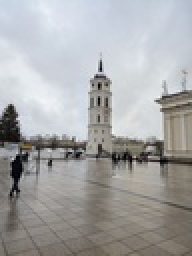
%> input picture Photo1.jpg, 96 x 128 px, shrunk from 960 x 1280 before the run (shown 2 times larger)
$ octave image_processing.m   (GNU Octave 9; MATLAB toolbox functions it lacks are replaced by stand-ins)
%> lines starting %> are read from the running program, lines starting %| are printed output that depends on the picture
%% Lab1
%% Task 1. Histogram Normalization

clc;
clear;
close all;

images = {'Photo1.jpg', 'Photo2.jpg'};

% Process both images
for k = 1:2

    % Read image
    img = imread(images{k});
%> img is the input picture: size 128x96x3 uint8; mean R, G, B 166.5, 167, 167.4

    % Convert to grayscale
    if size(img, 3) == 3
        img = rgb2gray(img);
%> img: size 128x96 uint8
    end

    if k == 1
        img1 = img;
    else
        img2 = img;
    end
    % Get image dimensions
    [rows, cols] = size(img);
%> rows = 128; cols = 96

    % Find minimum and maximum intensity
    minim = double(min(img(:)));
%> minim = 0
    maxim = double(max(img(:)));
%> maxim = 244

    % Calculate intensity range
    range = maxim - minim;
%> range = 244

    % Create empty normalized image
    normalized = zeros(rows, cols, 'uint8');

    % Histogram normalization - CODE 3.2
    for y = 1:rows
        for x = 1:cols
            if range > 0
                normalized(y,x) = floor( ...
                    (double(img(y,x)) - minim) * 255 / range);
            else
                normalized(y,x) = img(y,x);
            end
        end
    end

%% Display the results for task 1
    figure;

    subplot(2,2,1);
    imshow(img);
    title('Original Image');

    subplot(2,2,2);
    imshow(normalized);
    title('Normalized Image');

    subplot(2,2,3);
    imhist(img);
    title('Original Histogram');
    xlabel('Pixel Intensity');
    ylabel('Number of Pixels');

    subplot(2,2,4);
    imhist(normalized);
    title('Normalized Histogram');
    xlabel('Pixel Intensity');
    ylabel('Number of Pixels');

    sgtitle(['Experiment ', num2str(k)]);
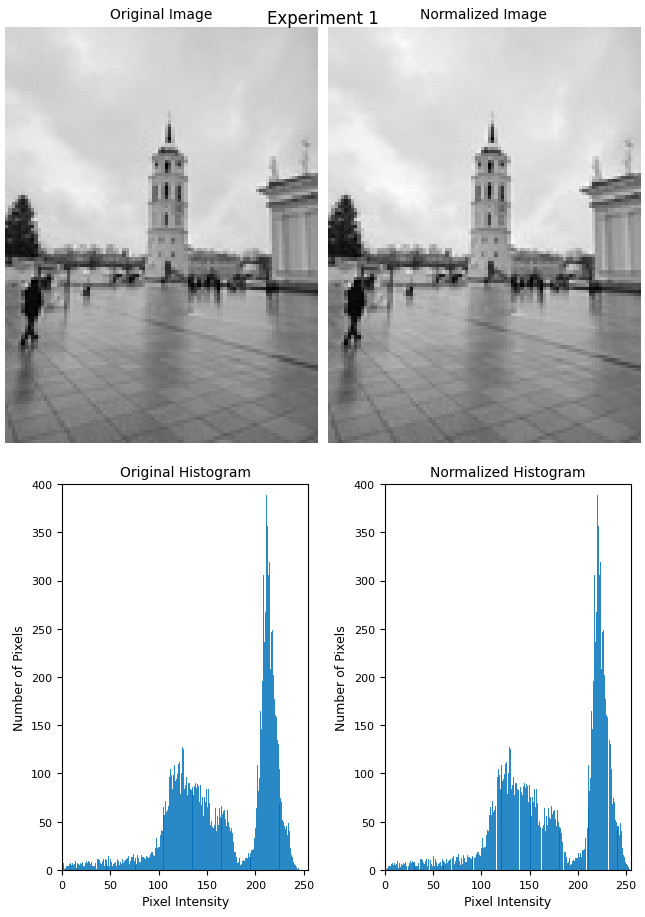
%> figure redrawn from the program's plot data, 4 panels

%% Display the results of intensity values
    fprintf('Original Min: %d\n', minim);
%| Original Min: 0
    fprintf('Original Max: %d\n', maxim);
%| Original Max: 244
    fprintf('Normalized Min: %d\n', min(normalized(:)));
%| Normalized Min: 0
    fprintf('Normalized Max: %d\n', max(normalized(:)));
%| Normalized Max: 255

end
%> pass 2 of the loop `for k = 1:2`:
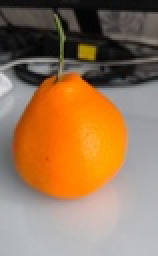
%> input picture Photo2.jpg, 79 x 128 px, shrunk from 792 x 1280 before the run (shown 2 times larger)
%> img is the input picture: size 128x79x3 uint8; mean R, G, B 152.2, 119, 87.5
%> minim = 3
%> maxim = 222
%> range = 219
%> after the loop `for y = 1:rows`:
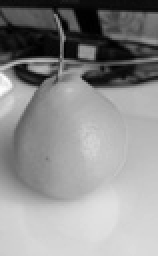
%> normalized: size 128x79 uint8 (shown 2 times larger); min 0, max 255, mean 141.9
%> `sgtitle(['Experiment ', num2str(k)]);`:
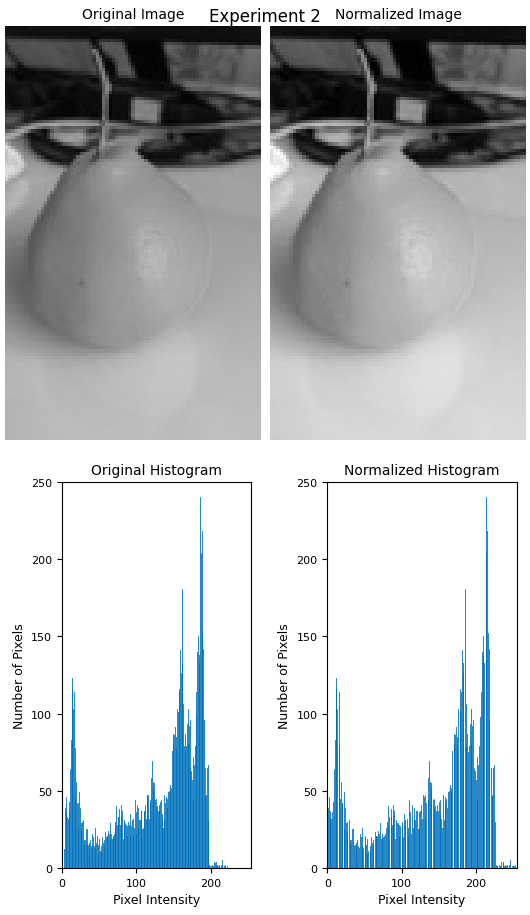
%> figure redrawn from the program's plot data, 4 panels
%| Original Min: 3
%| Original Max: 222
%| Normalized Min: 0
%| Normalized Max: 255


for k = 1:2
%> this loop made 2 passes; what is shown inside it comes from the first

    if k == 1
        img = img1;
    else
        img = img2;
    end

    % My normalization (CODE 3.2)
    minimum = double(min(img(:)));
%> minimum = 0
    maximum = double(max(img(:)));
%> maximum = 244

    normalized = floor((double(img) - minimum) * 255 / ...
                       (maximum - minimum));
%> normalized: size 128x96 double
    normalized = uint8(normalized);

%% MATLAB built-in normalization
    low = minimum / 255;
%> low = 0
    high = maximum / 255;
%> high = 0.957

    built_in = imadjust(img, [low high], [0 1]);

%% Display results
    figure;

    subplot(1,3,1);
    imshow(img);
    title('Original Image');

    subplot(1,3,2);
    imshow(normalized);
    title('My Normalization');

    subplot(1,3,3);
    imshow(built_in);
    title('MATLAB imadjust');

end


%% Task 2. Convolution
average = ones(3,3)/9;
sharpen = [0 -1 0; -1 5 -1; 0 -1 0];

for k = 1:2
%> this loop made 2 passes; what is shown inside it comes from the first

    if k == 1
        img = img1;
    else
        img = img2;
    end

    img = imresize(img, 0.25);
%> img: size 32x24 uint8
    [rows, cols] = size(img);
%> rows = 32; cols = 24

    smooth = zeros(rows, cols);
    sharp = zeros(rows, cols);

    % My convolution
    for y = 2:rows-1
        for x = 2:cols-1
            for i = 1:3
                for j = 1:3
                    pixel = double(img(y+i-2,x+j-2));

                    smooth(y,x) = smooth(y,x) + pixel*average(i,j);
                    sharp(y,x) = sharp(y,x) + pixel*sharpen(i,j);
                end
            end
        end
    end
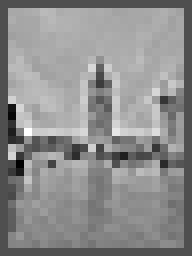
%> sharp: size 32x24 double (shown 8 times larger); min -184, max 408, mean 145.1; drawn with min black and max white

%% MATLAB built-in convolution
    built_smooth = imfilter(double(img), average, 0, 'conv');
    built_sharp = imfilter(double(img), sharpen, 0, 'conv');
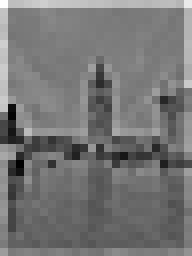
%> built_sharp: size 32x24 double (shown 8 times larger); min -184, max 625, mean 189.3; drawn with min black and max white

    % Match the borders
    built_smooth([1 end],:) = 0;
    built_smooth(:,[1 end]) = 0;
    built_sharp([1 end],:) = 0;
    built_sharp(:,[1 end]) = 0;

    % Normalize all results
    results = {smooth, built_smooth, sharp, built_sharp};
%> results = 4 items

    for n = 1:4
        result = results{n};
        minimum = min(result(:));
        maximum = max(result(:));

        if maximum > minimum
            result = floor((result-minimum)*255/(maximum-minimum));
        end

        results{n} = uint8(result);
    end
%> this loop made 4 passes
%> (minimum, maximum) on passes 1 to 4: (0, 233.7), (0, 233.7), (-184, 408), (-184, 408)
%> pass 1, `result = floor((result-minimum)*255/(maximum-minimum));`:
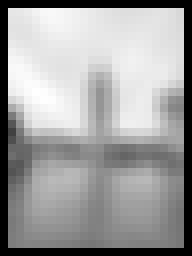
%> result: size 32x24 double (shown 8 times larger); min 0, max 255, mean 158.2


    figure;
    subplot(1,3,1); imshow(img); title('Original');
    subplot(1,3,2); imshow(results{1}); title('Averaging 3x3');
    subplot(1,3,3); imshow(results{3}); title('Sharpening 3x3');


    figure;
    subplot(2,2,1); imshow(results{1}); title('My Averaging');
    subplot(2,2,2); imshow(results{2}); title('MATLAB Averaging');
    subplot(2,2,3); imshow(results{3}); title('My Sharpening');
    subplot(2,2,4); imshow(results{4}); title('MATLAB Sharpening');

end


%% Task 3. Gaussian Averaging

sigma = 1;
sizes = [3, 5];

for k = 1:2
%> this loop made 2 passes; what is shown inside it comes from the first

    if k == 1
        img = img1;
    else
        img = img2;
    end

    img = imresize(img, 0.25);
    [rows, cols] = size(img);

    figure;

    subplot(1,3,1);
    imshow(img);
    title('Original Image');

    for n = 1:2
%> this loop made 2 passes; what is shown inside it comes from the first

        winsize = sizes(n);
        half = floor(winsize/2);
        template = zeros(winsize);

        % Create Gaussian template (CODE 3.9)
        for i = 1:winsize
            for j = 1:winsize
                template(i,j) = exp(-((i-half-1)^2 + ...
                    (j-half-1)^2)/(2*sigma^2));
            end
        end

        template = template / sum(template(:));

        % My Gaussian averaging
        result = zeros(rows, cols);

        for y = half+1:rows-half
            for x = half+1:cols-half
                for i = 1:winsize
                    for j = 1:winsize
                        result(y,x) = result(y,x) + ...
                            double(img(y+i-half-1,x+j-half-1)) ...
                            * template(i,j);
                    end
                end
            end
        end

%% MATLAB built-in functions
        built_template = fspecial('gaussian', winsize, sigma);
        built_in = imfilter(double(img), built_template, 0, 'conv');
%> built_in: size 32x24 double

        % Use the same borders
        built_in(1:half,:) = 0;
        built_in(end-half+1:end,:) = 0;
        built_in(:,1:half) = 0;
        built_in(:,end-half+1:end) = 0;

        % Normalize both results
        result = floor(255 * result / max(result(:)));
        built_in = floor(255 * built_in / max(built_in(:)));

        % Save results for comparison
        if n == 1
            my3 = uint8(result);
            matlab3 = uint8(built_in);
        else
            my5 = uint8(result);
            matlab5 = uint8(built_in);
        end

%% Display manual result
        subplot(1,3,n+1);
        imshow(uint8(result));

        if n == 1
            title('Gaussian 3x3');
        else
            title('Gaussian 5x5');
        end

    end
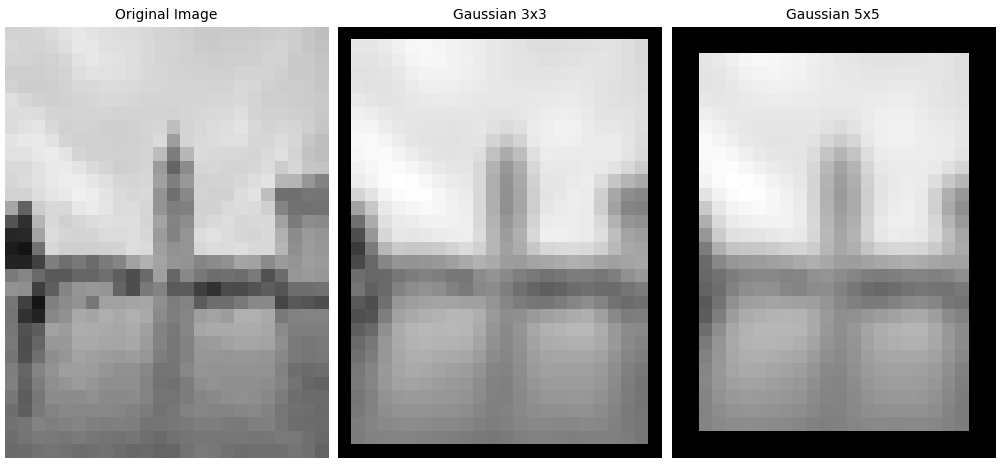
%> figure redrawn from the program's plot data, 3 panels


    figure;

    subplot(2,2,1);
    imshow(my3);
    title('My Gaussian 3x3');

    subplot(2,2,2);
    imshow(matlab3);
    title('MATLAB Gaussian 3x3');

    subplot(2,2,3);
    imshow(my5);
    title('My Gaussian 5x5');

    subplot(2,2,4);
    imshow(matlab5);
    title('MATLAB Gaussian 5x5');
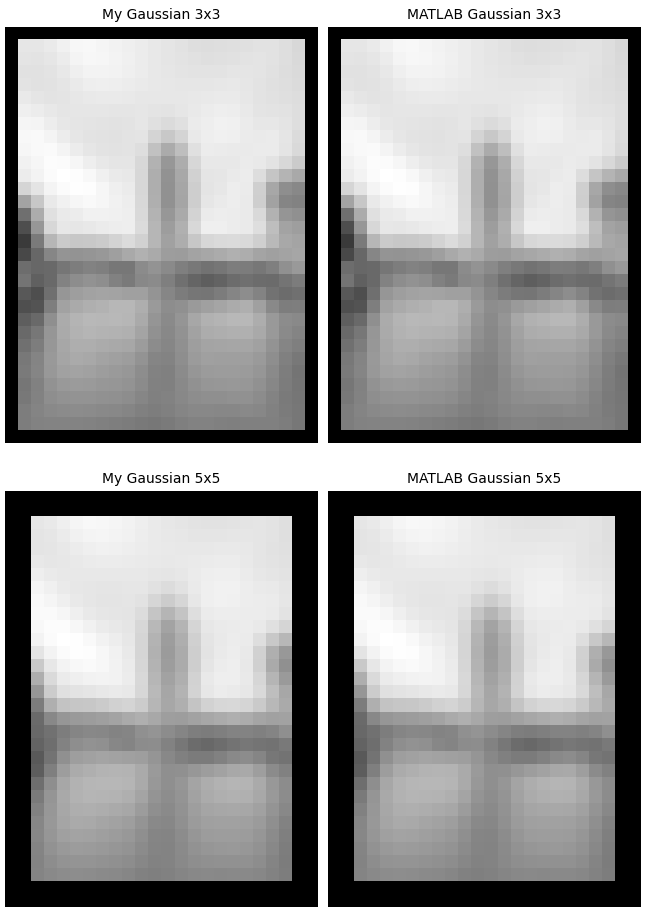
%> figure redrawn from the program's plot data, 4 panels

end


%% Task 4. Morphological Erosion

sizes = [3, 5];

for k = 1:2
%> this loop made 2 passes; what is shown inside it comes from the first

    if k == 1
        img = img1;
    else
        img = img2;
    end

    img = imresize(img, 0.25);
    [rows, cols] = size(img);

    for n = 1:2

        winsize = sizes(n);
        half = floor(winsize/2);
        template = zeros(winsize);

        % My erosion (CODE 3.15)
        eroded = zeros(rows, cols, 'uint8');

        for y = half+1:rows-half
            for x = half+1:cols-half

                minimum = 256;

                for i = 1:winsize
                    for j = 1:winsize

                        pixel = double(img(y+j-half-1, x+i-half-1));
                        value = pixel - template(j,i);

                        if value < minimum
                            minimum = value;
                        end

                    end
                end

                eroded(y,x) = uint8(minimum);

            end
        end

%% MATLAB built-in erosion
        built_in = imerode(img, ones(winsize));

        % Match the borders
        built_in(1:half,:) = 0;
        built_in(end-half+1:end,:) = 0;
        built_in(:,1:half) = 0;
        built_in(:,end-half+1:end) = 0;

        % Save results
        if n == 1
            my3 = eroded;
            matlab3 = built_in;
        else
            my5 = eroded;
            matlab5 = built_in;
        end

    end

%% Display original and manual results
    figure;

    subplot(1,3,1);
    imshow(img);
    title('Original Image');

    subplot(1,3,2);
    imshow(my3);
    title('Erosion 3x3');

    subplot(1,3,3);
    imshow(my5);
    title('Erosion 5x5');

    figure;

    subplot(2,2,1);
    imshow(my3);
    title('My Erosion 3x3');

    subplot(2,2,2);
    imshow(matlab3);
    title('MATLAB Erosion 3x3');

    subplot(2,2,3);
    imshow(my5);
    title('My Erosion 5x5');

    subplot(2,2,4);
    imshow(matlab5);
    title('MATLAB Erosion 5x5');

end


%% Task 5. Morphological Dilation
sizes = [3, 5];

for k = 1:2
%> this loop made 2 passes; what is shown inside it comes from the first

    if k == 1
        img = img1;
    else
        img = img2;
    end

    img = imresize(img, 0.25);
    [rows, cols] = size(img);

    for n = 1:2

        winsize = sizes(n);
        half = floor(winsize/2);
        template = zeros(winsize);

%% My dilation (CODE 3.16)
        dilated = zeros(rows, cols, 'uint8');

        for y = half+1:rows-half
            for x = half+1:cols-half

                maximum = 0;

                for i = 1:winsize
                    for j = 1:winsize
                        pixel = double(img(y+i-half-1, x+j-half-1));
                        value = pixel + template(i,j);

                        if value > maximum
                            maximum = value;
                        end
                    end
                end

                dilated(y,x) = uint8(maximum);
            end
        end

%% MATLAB built-in dilation
        built_in = imdilate(img, ones(winsize));

        % Use the same borders
        built_in(1:half,:) = 0;
        built_in(end-half+1:end,:) = 0;
        built_in(:,1:half) = 0;
        built_in(:,end-half+1:end) = 0;

 %% Display comparison
        if n == 1
            my3 = dilated;
            matlab3 = built_in;
        else
            my5 = dilated;
            matlab5 = built_in;
        end
    end
%> this loop made 2 passes
%> pass 2, `my5 = dilated;`:
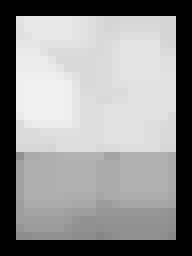
%> my5: size 32x24 uint8 (shown 8 times larger); min 0, max 240, mean 146.5


    figure;
    subplot(1,3,1); imshow(img); title('Original Image');
    subplot(1,3,2); imshow(my3); title('Dilation 3x3');
    subplot(1,3,3); imshow(my5); title('Dilation 5x5');


    figure;
    subplot(2,2,1); imshow(my3); title('My Dilation 3x3');
    subplot(2,2,2); imshow(matlab3); title('MATLAB Dilation 3x3');
    subplot(2,2,3); imshow(my5); title('My Dilation 5x5');
    subplot(2,2,4); imshow(matlab5); title('MATLAB Dilation 5x5');

end
